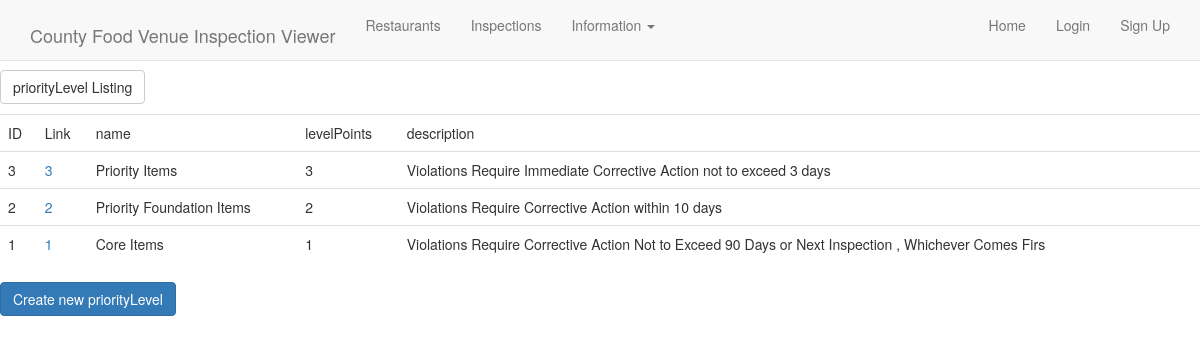
Screenshot of /fvi/fvi/prioritylevel/ with the database file from the repository.
### fvi/models.py (models this page shows, shortened)
class priorityLevel(models.Model):
    name = models.CharField(max_length=255)
    levelPoints = models.IntegerField(primary_key=True)
    description = models.TextField(max_length=100)
    class Meta:
        ordering = ('-pk',)
    def __str__(self):
        return str(self.levelPoints)
    def get_absolute_url(self):
        return reverse('fvi_prioritylevel_detail', args=(self.pk,))

### fvi/views.py (the view)
class priorityLevelListView(ListView):
    model = priorityLevel

### fvi/templates/fvi/prioritylevel_list.html
{% extends "base.html" %}
{% load static %}
{% block content %}
<p><a class="btn btn-default" href="{% url 'fvi_prioritylevel_list' %}">priorityLevel Listing</a></p>
<table class="table">
<tr>
<td>ID</td><td>Link</td>
    <td>name</td>
    <td>levelPoints</td>
    <td>description</td>
</tr>
{% for object in object_list %}
<tr>
    <td>{{object.pk}}</td>
    <td><a href="{{object.get_absolute_url}}">{{object}}</a></td>
    <td>{{ object.name }}</td>
    <td>{{ object.levelPoints }}</td>
    <td>{{ object.description }}</td>
</tr>
{% endfor %}
</table><a class="btn btn-primary" href="{% url 'fvi_prioritylevel_create' %}">Create new priorityLevel</a>
{% endblock %}

### rows the page displays
priorityLevel: pk "3", levelPoints "3", name "Priority Items", description "Violations Require Immediate Corrective Action not to exceed 3 days"
priorityLevel: pk "2", levelPoints "2", name "Priority Foundation Items", description "Violations Require Corrective Action within 10 days"
priorityLevel: pk "1", levelPoints "1", name "Core Items", description "Violations Require Corrective Action Not to Exceed 90 Days or Next Inspection , Whichever Comes Firs"
